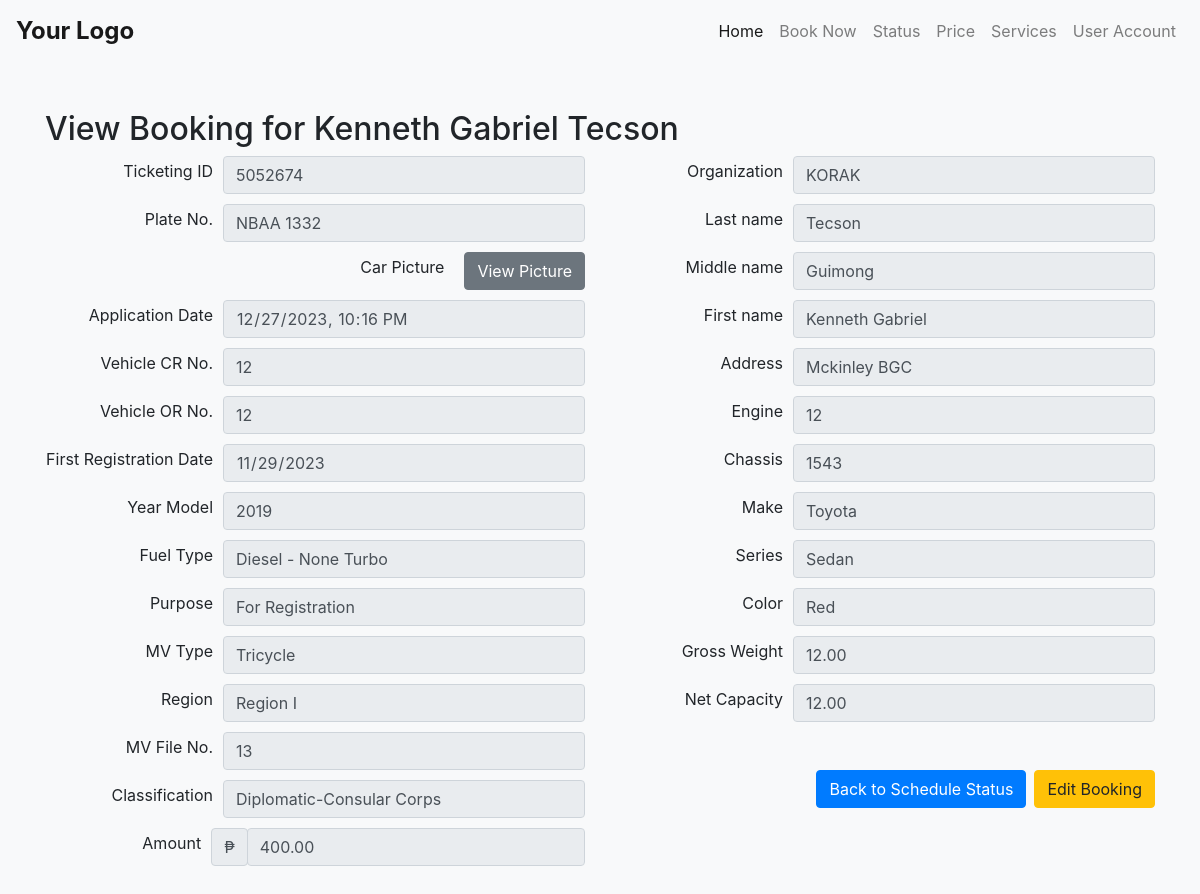
Page /view-booking.php?id=2 (signed in) on the earlier database version.
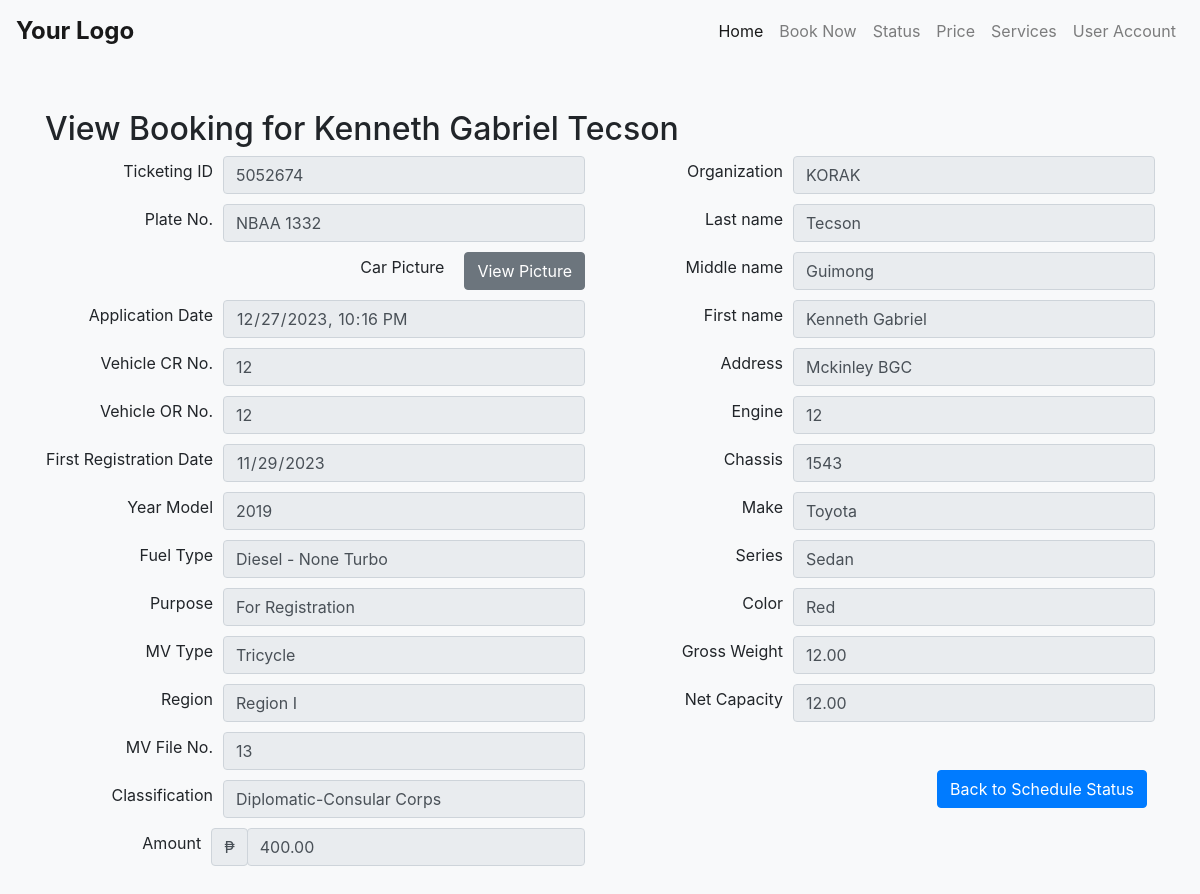
Same page on the later database version.
### view-booking.php (the view, shortened to what the changed rows need)
<?php
include("partials/navbar.php");
include("connect/connection.php");
$customerEmail = $_SESSION['email'];
$customerQuery = $connect->prepare("SELECT first_name, middle_name, last_name FROM login WHERE email = ?");
$customerQuery->bind_param("s", $customerEmail);
$customerQuery->execute();
$customerResult = $customerQuery->get_result();
$customerDetails = $customerResult->fetch_assoc();
if (isset($_GET['id'])) {
    $bookingId = $_GET['id'];
    $bookingQuery = $connect->prepare("SELECT * FROM car_emission WHERE id = ?");
    $bookingQuery->bind_param("i", $bookingId);
    $bookingQuery->execute();
    $bookingResult = $bookingQuery->get_result();
    $bookingDetails = $bookingResult->fetch_assoc();
} else {
    header('Location: schedule-status.php');
    exit();
}
?>
<!DOCTYPE html>
<html lang="en">
<head>
    <link rel="stylesheet" href="https://maxcdn.bootstrapcdn.com/bootstrap/4.0.0/css/bootstrap.min.css">
</head>
<body class="bg-light">
    <div class="container py-5">
        <h2>View Booking for <?php echo $customerDetails['first_name'] . ' ' . $customerDetails['last_name']; ?></h2>
        <div class="row">
            <div class="col-md-6">
                    <div class="col-md-13">
<div class="col-md-13">
    <div class="d-flex justify-content-end mt-md-5 mt-3">
    <a href="schedule-status.php" class="btn btn-primary mr-2">Back to Schedule Status</a>
    <?php if ($bookingDetails['status'] !== 'doned' && $bookingDetails['status'] !== 'canceled'): ?>
        <a href="edit-booking.php?id=<?php echo $bookingDetails['id']; ?>" class="btn btn-warning">Edit Booking</a>
    <?php endif; ?>
</div>
</div>
            </div>
        </div>
    </div>
</body>
</html>

Differences in the rows shown:
changed car_emission "NBAA 1332": status "booked" → "doned" (drawn)
Other differences:
text no longer shown: "Edit Booking"
